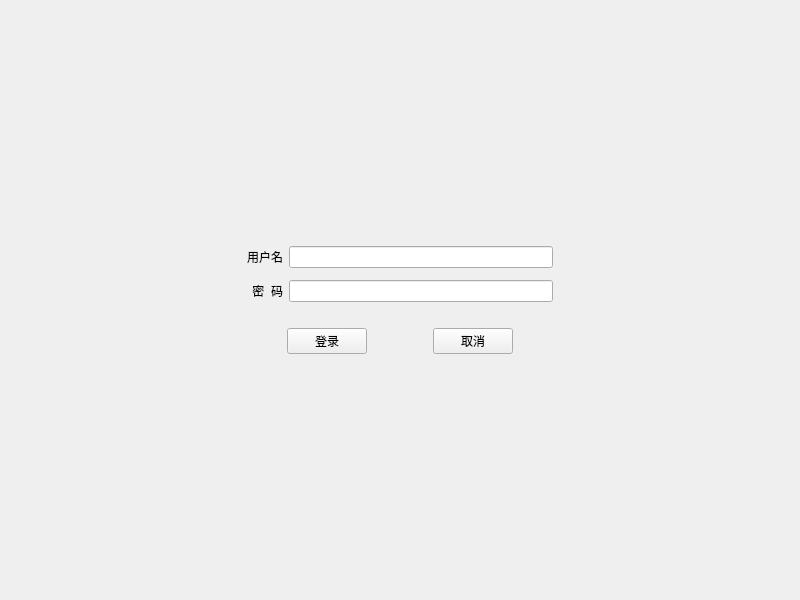
<?xml version="1.0" encoding="UTF-8"?>
<ui version="4.0">
 <class>Login</class>
 <widget class="QWidget" name="Login">
  <property name="geometry">
   <rect>
    <x>0</x>
    <y>0</y>
    <width>800</width>
    <height>600</height>
   </rect>
  </property>
  <property name="sizePolicy">
   <sizepolicy hsizetype="Expanding" vsizetype="Expanding">
    <horstretch>0</horstretch>
    <verstretch>0</verstretch>
   </sizepolicy>
  </property>
  <property name="windowTitle">
   <string>Form</string>
  </property>
  <layout class="QGridLayout" name="gridLayout">
   <item row="2" column="0">
    <spacer name="horizontalSpacer">
     <property name="orientation">
      <enum>Qt::Horizontal</enum>
     </property>
     <property name="sizeType">
      <enum>QSizePolicy::MinimumExpanding</enum>
     </property>
     <property name="sizeHint" stdset="0">
      <size>
       <width>40</width>
       <height>20</height>
      </size>
     </property>
    </spacer>
   </item>
   <item row="3" column="1">
    <spacer name="verticalSpacer">
     <property name="orientation">
      <enum>Qt::Vertical</enum>
     </property>
     <property name="sizeType">
      <enum>QSizePolicy::Preferred</enum>
     </property>
     <property name="sizeHint" stdset="0">
      <size>
       <width>20</width>
       <height>40</height>
      </size>
     </property>
    </spacer>
   </item>
   <item row="2" column="1">
    <layout class="QVBoxLayout" name="verticalLayout">
     <item>
      <layout class="QGridLayout" name="gridLayout_2">
       <item row="0" column="1">
        <widget class="QLineEdit" name="nameEdit">
         <property name="sizePolicy">
          <sizepolicy hsizetype="Preferred" vsizetype="Fixed">
           <horstretch>0</horstretch>
           <verstretch>0</verstretch>
          </sizepolicy>
         </property>
         <property name="minimumSize">
          <size>
           <width>0</width>
           <height>10</height>
          </size>
         </property>
        </widget>
       </item>
       <item row="2" column="1">
        <widget class="QLineEdit" name="passwdEdit">
         <property name="sizePolicy">
          <sizepolicy hsizetype="Preferred" vsizetype="Fixed">
           <horstretch>0</horstretch>
           <verstretch>0</verstretch>
          </sizepolicy>
         </property>
         <property name="minimumSize">
          <size>
           <width>0</width>
           <height>10</height>
          </size>
         </property>
        </widget>
       </item>
       <item row="2" column="0">
        <widget class="QLabel" name="label">
         <property name="sizePolicy">
          <sizepolicy hsizetype="Fixed" vsizetype="Preferred">
           <horstretch>0</horstretch>
           <verstretch>0</verstretch>
          </sizepolicy>
         </property>
         <property name="minimumSize">
          <size>
           <width>10</width>
           <height>10</height>
          </size>
         </property>
         <property name="maximumSize">
          <size>
           <width>999999</width>
           <height>16777215</height>
          </size>
         </property>
         <property name="text">
          <string>密  码</string>
         </property>
         <property name="alignment">
          <set>Qt::AlignRight|Qt::AlignTrailing|Qt::AlignVCenter</set>
         </property>
        </widget>
       </item>
       <item row="1" column="1">
        <spacer name="verticalSpacer_4">
         <property name="orientation">
          <enum>Qt::Vertical</enum>
         </property>
         <property name="sizeType">
          <enum>QSizePolicy::Fixed</enum>
         </property>
         <property name="sizeHint" stdset="0">
          <size>
           <width>20</width>
           <height>6</height>
          </size>
         </property>
        </spacer>
       </item>
       <item row="0" column="0">
        <widget class="QLabel" name="nameLabel">
         <property name="enabled">
          <bool>true</bool>
         </property>
         <property name="sizePolicy">
          <sizepolicy hsizetype="Fixed" vsizetype="Minimum">
           <horstretch>0</horstretch>
           <verstretch>0</verstretch>
          </sizepolicy>
         </property>
         <property name="minimumSize">
          <size>
           <width>10</width>
           <height>10</height>
          </size>
         </property>
         <property name="maximumSize">
          <size>
           <width>16777215</width>
           <height>16777215</height>
          </size>
         </property>
         <property name="lineWidth">
          <number>1</number>
         </property>
         <property name="text">
          <string>用户名</string>
         </property>
         <property name="alignment">
          <set>Qt::AlignRight|Qt::AlignTrailing|Qt::AlignVCenter</set>
         </property>
        </widget>
       </item>
      </layout>
     </item>
     <item>
      <spacer name="verticalSpacer_3">
       <property name="orientation">
        <enum>Qt::Vertical</enum>
       </property>
       <property name="sizeType">
        <enum>QSizePolicy::Fixed</enum>
       </property>
       <property name="sizeHint" stdset="0">
        <size>
         <width>20</width>
         <height>20</height>
        </size>
       </property>
      </spacer>
     </item>
     <item>
      <layout class="QHBoxLayout" name="horizontalLayout_2">
       <item>
        <spacer name="horizontalSpacer_3">
         <property name="orientation">
          <enum>Qt::Horizontal</enum>
         </property>
         <property name="sizeHint" stdset="0">
          <size>
           <width>40</width>
           <height>20</height>
          </size>
         </property>
        </spacer>
       </item>
       <item>
        <widget class="QPushButton" name="loginButton">
         <property name="text">
          <string>登录</string>
         </property>
        </widget>
       </item>
       <item>
        <spacer name="horizontalSpacer_5">
         <property name="orientation">
          <enum>Qt::Horizontal</enum>
         </property>
         <property name="sizeHint" stdset="0">
          <size>
           <width>60</width>
           <height>20</height>
          </size>
         </property>
        </spacer>
       </item>
       <item>
        <widget class="QPushButton" name="cancelButton">
         <property name="text">
          <string>取消</string>
         </property>
        </widget>
       </item>
       <item>
        <spacer name="horizontalSpacer_4">
         <property name="orientation">
          <enum>Qt::Horizontal</enum>
         </property>
         <property name="sizeHint" stdset="0">
          <size>
           <width>40</width>
           <height>20</height>
          </size>
         </property>
        </spacer>
       </item>
      </layout>
     </item>
    </layout>
   </item>
   <item row="2" column="2">
    <spacer name="horizontalSpacer_2">
     <property name="orientation">
      <enum>Qt::Horizontal</enum>
     </property>
     <property name="sizeType">
      <enum>QSizePolicy::MinimumExpanding</enum>
     </property>
     <property name="sizeHint" stdset="0">
      <size>
       <width>40</width>
       <height>20</height>
      </size>
     </property>
    </spacer>
   </item>
   <item row="0" column="1">
    <spacer name="verticalSpacer_2">
     <property name="orientation">
      <enum>Qt::Vertical</enum>
     </property>
     <property name="sizeType">
      <enum>QSizePolicy::Preferred</enum>
     </property>
     <property name="sizeHint" stdset="0">
      <size>
       <width>20</width>
       <height>40</height>
      </size>
     </property>
    </spacer>
   </item>
  </layout>
 </widget>
 <resources/>
 <connections/>
</ui>
